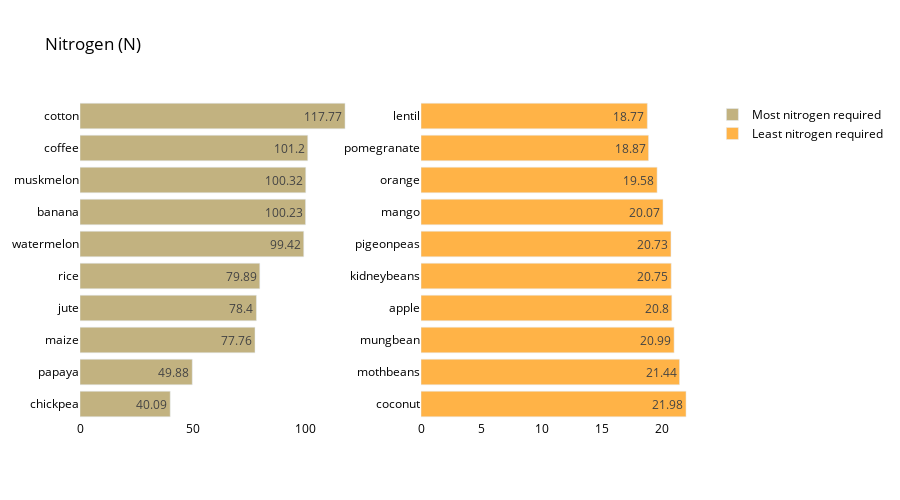

Here is the notebook cell this chart was saved with:
### Markdown cell above
Nitrogen Analysis

### Code cell
crop_summary_N = crop_summary.sort_values(by='N', ascending=False)
  
fig = make_subplots(rows=1, cols=2)

top = {
    'y' : crop_summary_N['N'][0:10].sort_values().index,
    'x' : crop_summary_N['N'][0:10].sort_values()
}

last = {
    'y' : crop_summary_N['N'][-10:].index,
    'x' : crop_summary_N['N'][-10:]
}

fig.add_trace(
    go.Bar(top,
           name="Most nitrogen required",
           marker_color=random.choice(colorarr),
           orientation='h',
          text=top['x']),
    
    row=1, col=1
)

fig.add_trace(
    go.Bar(last,
           name="Least nitrogen required",
           marker_color=random.choice(colorarr),
           orientation='h',
          text=last['x']),
    row=1, col=2
)
fig.update_traces(texttemplate='%{text}', textposition='inside')
fig.update_layout(title_text="Nitrogen (N)",
                  plot_bgcolor='white',
                  font_size=12, 
                  font_color='black',
                 height=500)

fig.update_xaxes(showgrid=False)
fig.update_yaxes(showgrid=False)
fig.show()

### Figure 1 — Plotly figure (JSON) as saved in the notebook; plotly's stock layout.template omitted (floating-point values rounded to 4 significant figures)
{"data": [{"marker": {"color": "#C2b280"}, "name": "Most nitrogen required", "orientation": "h", "text": [40.09, 49.88, 77.76, 78.4, 79.89, 99.42, 100.2, 100.3, 101.2, 117.8], "textposition": "inside", "texttemplate": "%{text}", "type": "bar", "x": [40.09, 49.88, 77.76, 78.4, 79.89, 99.42, 100.2, 100.3, 101.2, 117.8], "xaxis": "x", "y": ["chickpea", "papaya", "maize", "jute", "rice", "watermelon", "banana", "muskmelon", "coffee", "cotton"], "yaxis": "y"}, {"marker": {"color": "#Ffb347"}, "name": "Least nitrogen required", "orientation": "h", "text": [21.98, 21.44, 20.99, 20.8, 20.75, 20.73, 20.07, 19.58, 18.87, 18.77], "textposition": "inside", "texttemplate": "%{text}", "type": "bar", "x": [21.98, 21.44, 20.99, 20.8, 20.75, 20.73, 20.07, 19.58, 18.87, 18.77], "xaxis": "x2", "y": ["coconut", "mothbeans", "mungbean", "apple", "kidneybeans", "pigeonpeas", "mango", "orange", "pomegranate", "lentil"], "yaxis": "y2"}], "layout": {"font": {"color": "black", "size": 12}, "height": 500, "plot_bgcolor": "white", "title": {"text": "Nitrogen (N)"}, "xaxis": {"anchor": "y", "domain": [0, 0.45], "showgrid": false}, "xaxis2": {"anchor": "y2", "domain": [0.55, 1], "showgrid": false}, "yaxis": {"anchor": "x", "domain": [0, 1], "showgrid": false}, "yaxis2": {"anchor": "x2", "domain": [0, 1], "showgrid": false}}}
